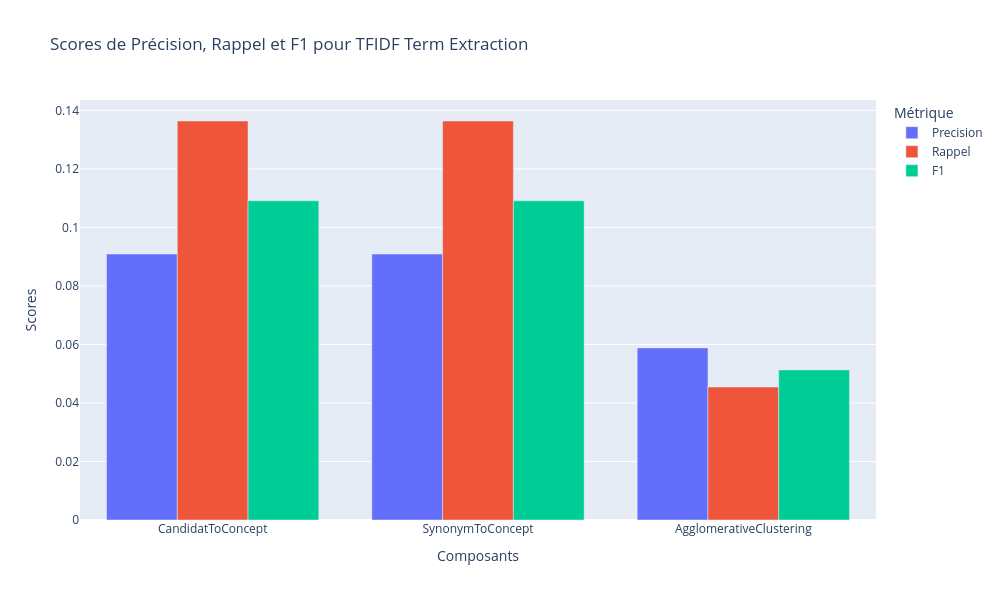

Notebook code cell kept with this figure:
### Code cell
create_bar_chart("TFIDF Term Extraction", pipelines_scores)

### Figure 1 — Plotly figure (JSON) as saved in the notebook; plotly's stock layout.template omitted (floating-point values rounded to 4 significant figures)
{"data": [{"alignmentgroup": "True", "hovertemplate": "Métrique=Precision<br>Composant=%{x}<br>Score=%{y}<extra></extra>", "legendgroup": "Precision", "marker": {"color": "#636efa", "pattern": {"shape": ""}}, "name": "Precision", "offsetgroup": "Precision", "orientation": "v", "showlegend": true, "textposition": "auto", "type": "bar", "x": ["CandidatToConcept", "SynonymToConcept", "AgglomerativeClustering"], "xaxis": "x", "y": [0.09091, 0.09091, 0.05882], "yaxis": "y"}, {"alignmentgroup": "True", "hovertemplate": "Métrique=Rappel<br>Composant=%{x}<br>Score=%{y}<extra></extra>", "legendgroup": "Rappel", "marker": {"color": "#EF553B", "pattern": {"shape": ""}}, "name": "Rappel", "offsetgroup": "Rappel", "orientation": "v", "showlegend": true, "textposition": "auto", "type": "bar", "x": ["CandidatToConcept", "SynonymToConcept", "AgglomerativeClustering"], "xaxis": "x", "y": [0.1364, 0.1364, 0.04545], "yaxis": "y"}, {"alignmentgroup": "True", "hovertemplate": "Métrique=F1<br>Composant=%{x}<br>Score=%{y}<extra></extra>", "legendgroup": "F1", "marker": {"color": "#00cc96", "pattern": {"shape": ""}}, "name": "F1", "offsetgroup": "F1", "orientation": "v", "showlegend": true, "textposition": "auto", "type": "bar", "x": ["CandidatToConcept", "SynonymToConcept", "AgglomerativeClustering"], "xaxis": "x", "y": [0.1091, 0.1091, 0.05128], "yaxis": "y"}], "layout": {"barmode": "group", "height": 600, "legend": {"title": {"text": "Métrique"}, "tracegroupgap": 0}, "title": {"text": "Scores de Précision, Rappel et F1 pour TFIDF Term Extraction"}, "width": 1000, "xaxis": {"anchor": "y", "domain": [0, 1], "title": {"text": "Composants"}}, "yaxis": {"anchor": "x", "domain": [0, 1], "title": {"text": "Scores"}}}}
